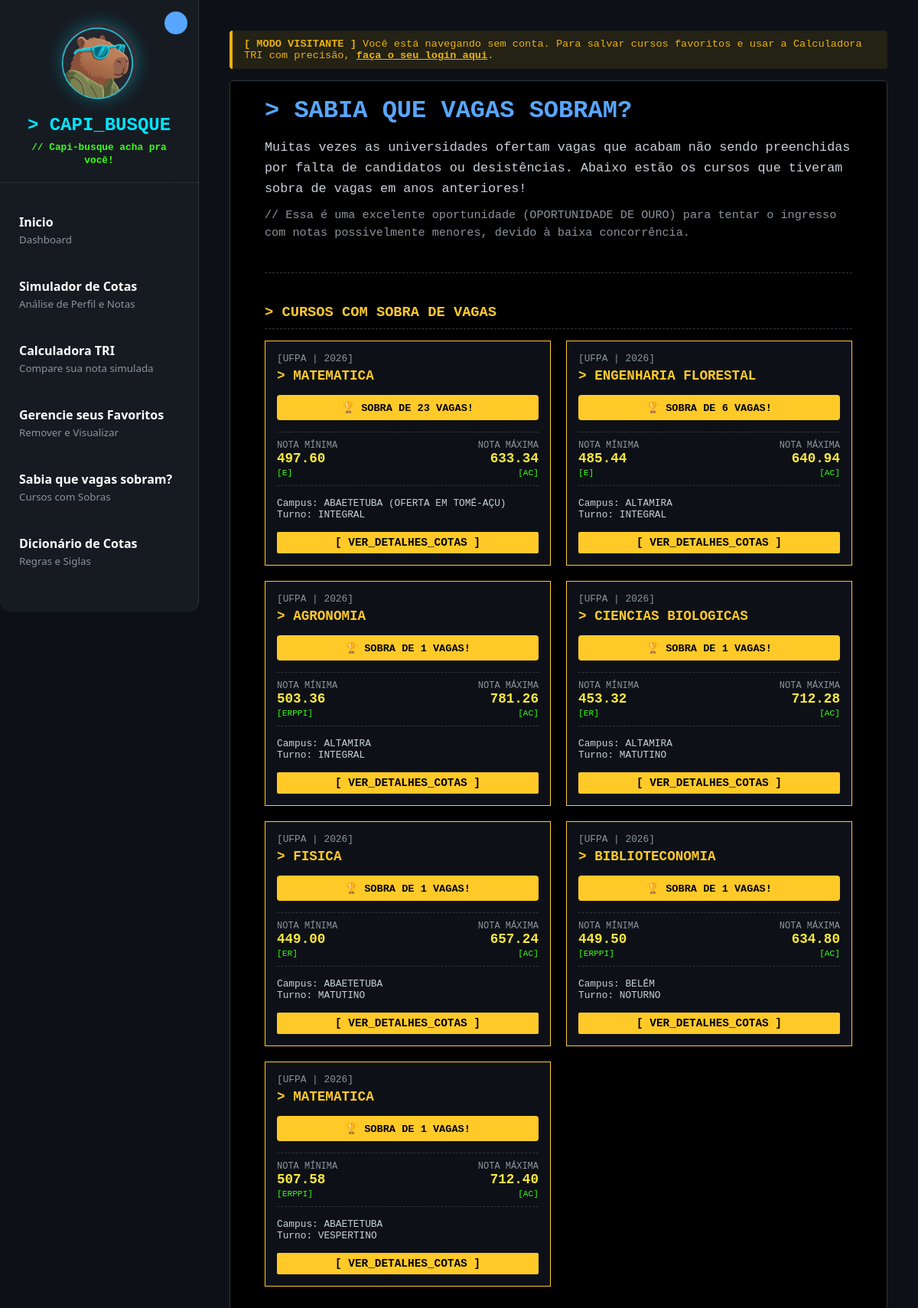
/sobras/, run on the app's committed database.
### cota_min_and_max_enem/models.py (models this page shows, shortened)
class CourseOffering(models.Model):
    institution = models.CharField(max_length=50)
    year_reference = models.IntegerField()
    course_name = models.CharField(max_length=200)
    campus = models.CharField(max_length=100)
    degree = models.CharField(max_length=100, blank=True, null=True)
    shift = models.CharField(max_length=50)
    total_spots_filled = models.IntegerField(default=0)
    leftover_spots = models.IntegerField(default=0)

class QuotaData(models.Model):
    course_offering = models.ForeignKey(CourseOffering, on_delete=models.CASCADE, related_name="quotas")
    quota_code = models.CharField(max_length=50)
    description = models.TextField(blank=True, null=True)
    spots = models.IntegerField(default=0)
    previous_cutoff = models.FloatField(null=True, blank=True)
    historical_max_score = models.FloatField(null=True, blank=True)

### vagas_sobrando/views.py (the view)
# urls.py: path('', views.sobras_view, name='vagas_sobrando_lista'),
def sobras_view(request):
    cursos_com_sobra = CourseOffering.objects.filter(leftover_spots__gt=0).order_by('-leftover_spots')
    for curso in cursos_com_sobra:
        quotas = curso.quotas.all()
        curso.min_quota = None
        curso.max_quota = None
        if quotas.exists():
            valid_min = [q for q in quotas if q.previous_cutoff is not None and q.previous_cutoff > 0]
            valid_max = [q for q in quotas if q.historical_max_score is not None and q.historical_max_score > 0]
            if valid_min:
                curso.min_quota = min(valid_min, key=lambda q: q.previous_cutoff)
            if valid_max:
                curso.max_quota = max(valid_max, key=lambda q: q.historical_max_score)
    return render(request, 'vagas_sobrando/sobras.html', {'cursos_com_sobra': cursos_com_sobra})

### vagas_sobrando/templates/vagas_sobrando/sobras.html
{% extends 'home/index.html' %}
{% block content %}
<div>
    <div style="margin-bottom: 40px; border-bottom: 1px dashed #30363d; padding-bottom: 20px;">
        <h1 style="color: #58a6ff; font-size: 2rem; margin-bottom: 10px; margin-top: 0;">> SABIA QUE VAGAS SOBRAM?</h1>
        <p style="color: #c9d1d9; font-size: 1.05rem; line-height: 1.6; margin-bottom: 10px;">
            Muitas vezes as universidades ofertam vagas que acabam não sendo preenchidas por falta de candidatos ou desistências.
            Abaixo estão os cursos que tiveram sobra de vagas em anos anteriores!
        </p>
        <p style="color: #8b949e; font-size: 0.95rem; line-height: 1.5; margin-top: 0; margin-bottom: 20px;">
            // Essa é uma excelente oportunidade (OPORTUNIDADE DE OURO) para tentar o ingresso com notas possivelmente menores, devido à baixa concorrência.
        </p>
    </div>
    <h3 style="color: #ffca28; margin-bottom: 15px; border-bottom: 1px dashed #30363d; padding-bottom: 10px;">> CURSOS COM SOBRA DE VAGAS</h3>
    <div class="card-grid" style="margin-bottom: 40px;">
        {% for curso in cursos_com_sobra %}
        <div style="border: 1px solid #ffca28; padding: 15px; background: #0d1117; display: flex; flex-direction: column; word-break: break-word; min-width: 0;">
            <div style="color: #8b949e; font-size: 0.8rem; margin-bottom: 5px;">[{{ curso.institution }} | {{ curso.year_reference }}]</div>
            <div style="color: #ffca28; font-weight: bold; margin-bottom: 15px; font-size: 1.1rem; flex-grow: 1;">> {{ curso.course_name }}</div>
            <div style="background-color: #ffca28; color: #000; padding: 8px; border-radius: 4px; font-size: 0.85rem; font-weight: bold; margin-bottom: 15px; text-align: center;">
                🏆 SOBRA DE {{ curso.leftover_spots }} VAGAS!
            </div>
            <div style="display: flex; justify-content: space-between; margin-bottom: 15px; border-top: 1px dashed #30363d; border-bottom: 1px dashed #30363d; padding: 10px 0;">
                <div>
                    <div style="color: #8b949e; font-size: 0.75rem;">NOTA MÍNIMA</div>
                    <div style="color: #ffeb3b; font-weight: bold; font-size: 1.1rem;">{{ curso.min_quota.previous_cutoff|default:"--"|floatformat:2 }}</div>
                    <div style="color: #39ff14; font-size: 0.7rem; margin-top: 3px;">[{{ curso.min_quota.quota_code|default:"--" }}]</div>
                </div>
                <div style="text-align: right;">
                    <div style="color: #8b949e; font-size: 0.75rem;">NOTA MÁXIMA</div>
                    <div style="color: #ffeb3b; font-weight: bold; font-size: 1.1rem;">{{ curso.max_quota.historical_max_score|default:"--"|floatformat:2 }}</div>
                    <div style="color: #39ff14; font-size: 0.7rem; margin-top: 3px;">[{{ curso.max_quota.quota_code|default:"--" }}]</div>
                </div>
            </div>
            <div style="font-size: 0.8rem; color: #c9d1d9; margin-bottom: 15px;">
                Campus: {{ curso.campus }}<br>Turno: {{ curso.shift }}
            </div>
            <div>
                <a href="/cotas/buscar/?curso={{ curso.course_name|urlencode }}" style="display: block; text-align: center; color: #000; background: #ffca28; text-decoration: none; font-size: 0.9rem; font-weight: bold; padding: 6px 0; border-radius: 2px;">[ VER_DETALHES_COTAS ]</a>
            </div>
        </div>
        {% empty %}
        <div style="color: #8b949e; font-size: 0.9rem;">Nenhuma vaga sobrando foi encontrada no momento.</div>
        {% endfor %}
    </div>
</div>
{% endblock %}

### templates/home/index.html (shortened to what this page needs)
{% load static %}
<!DOCTYPE html>
<html lang="en">
<head>
    <link rel="stylesheet" href="{% static 'home/index.css' %}">
</head>
<body>
    <label for="nav-toggle" class="toggle-button">
    </label>
    <aside class="sidebar">
        <div style="padding: 20px; text-align: center; border-bottom: 1px dashed #30363d; margin-top: 10px; margin-bottom: 15px;">
            <img src="{% static 'img/capibot.jpg' %}" alt="Capi-busque" style="width: 100px; height: 100px; border-radius: 50%; margin-bottom: 15px; object-fit: cover; box-shadow: 0 0 20px rgba(0, 229, 255, 0.3);">
            <h2 style="color: #00e5ff; margin: 0; font-family: 'Courier New', Courier, monospace; font-size: 1.5rem;">> CAPI_BUSQUE</h2>
            <div style="color: #39ff14; font-size: 0.8rem; margin-top: 8px; font-weight: bold; font-family: 'Courier New', Courier, monospace; line-height: 1.3;">// Capi-busque acha pra você!</div>
        </div>
        <nav class="menu-items" style="margin-top: 0;">
            <div class="item"><a href="{% url 'home' %}"><span>Inicio</span> <small>Dashboard</small></a></div>
            <div class="item"><a href="{% url 'buscar_cursos' %}"><span>Simulador de Cotas</span> <small>Análise de Perfil e Notas</small></a></div>
            <div class="item"><a href="{% url 'calculadora_index' %}"><span>Calculadora TRI</span> <small>Compare sua nota simulada</small></a></div>
            <div class="item"><a href="{% url 'listar_favoritos' %}"><span>Gerencie seus Favoritos</span> <small>Remover e Visualizar</small></a></div>
            <div class="item"><a href="{% url 'vagas_sobrando_lista' %}"><span>Sabia que vagas sobram?</span> <small>Cursos com Sobras</small></a></div>
            <div class="item"><a href="{% url 'regras_cotas' %}"><span>Dicionário de Cotas</span> <small>Regras e Siglas</small></a></div>
        </nav>
    </aside>
    <main class="content">
        {% if not request.user.is_authenticated %}
        <div style="background: rgba(234, 179, 8, 0.1); border-left: 4px solid #eab308; padding: 10px 15px; margin-bottom: 15px; color: #eab308; font-size: 0.85rem; border-radius: 4px; font-family: 'Courier New', Courier, monospace;">
            <strong>[ MODO VISITANTE ]</strong> Você está navegando sem conta. Para salvar cursos favoritos e usar a Calculadora TRI com precisão, <a href="{% url 'login' %}" style="color: #eab308; text-decoration: underline; font-weight: bold;">faça o seu login aqui</a>.
        </div>
        {% endif %}
        <section class="terminal-box">
           <main class="main-content">
        {% block content %}
        {% endblock %}
    </main>
        </section>
    </main>
</body>
</html>

### static/home/index.css (style rules this page uses)
:root { --bg-color: #0d1117; --accent-color: #58a6ff; --sidebar-width: 260px; --collapsed-width: 70px; }
* { box-sizing: border-box; }
html { overflow-x: hidden; }
body { margin: 0; padding: 0; width: 100%; font-family: 'Segoe UI', Tahoma, Geneva, Verdana, sans-serif; background: var(--bg-color); color: white; display: flex; min-height: 100vh; }
.sidebar { width: var(--sidebar-width); height: 100vh; background: #161b22; transition: all 0.4s cubic-bezier(0.175, 0.885, 0.32, 1.275); position: sticky; top: 0; overflow-y: auto; overflow-x: hidden; border-right: 1px solid #30363d; flex-shrink: 0; border-bottom-left-radius: 16px; border-bottom-right-radius: 16px; }
.menu-items { margin-top: 60px; padding: 10px; }
.item { padding: 15px; margin-bottom: 10px; border-radius: 8px; cursor: pointer; white-space: nowrap; transition: background 0.3s; }
.item span { font-weight: bold; display: block; }
.item small { color: #8b949e; }
.toggle-button { position: fixed; top: 15px; left: 215px; cursor: pointer; width: 30px; height: 30px; background: var(--accent-color); border-radius: 50%; z-index: 1001; transition: all 0.4s cubic-bezier(0.175, 0.885, 0.32, 1.275); }
.content { flex-grow: 1; padding: 40px; min-width: 0; }
.terminal-box { background: black; padding: 20px; border-radius: 5px; border: 1px solid #30363d; font-family: 'Courier New', Courier, monospace; color: #39ff14; }
.card-grid { display: grid; grid-template-columns: repeat(auto-fill, minmax(250px, 1fr)); gap: 20px; }
.item a { text-decoration: none; color: inherit; display: block; }
.main-content { width: 100%; max-width: 800px; margin: 0 auto; padding: 0 16px; box-sizing: border-box; }

### data on the page
CourseOffering: institution "UFPA", year_reference "2026", course_name "MATEMATICA", leftover_spots "23", min_quota.previous_cutoff "497.60", min_quota.quota_code "E", max_quota.historical_max_score "633.34", max_quota.quota_code "AC", campus "ABAETETUBA (OFERTA EM TOMÉ-AÇU)", shift "INTEGRAL"
CourseOffering: institution "UFPA", year_reference "2026", course_name "ENGENHARIA FLORESTAL", leftover_spots "6", min_quota.previous_cutoff "485.44", min_quota.quota_code "E", max_quota.historical_max_score "640.94", max_quota.quota_code "AC", campus "ALTAMIRA", shift "INTEGRAL"
CourseOffering: institution "UFPA", year_reference "2026", course_name "AGRONOMIA", leftover_spots "1", min_quota.previous_cutoff "503.36", min_quota.quota_code "ERPPI", max_quota.historical_max_score "781.26", max_quota.quota_code "AC", campus "ALTAMIRA", shift "INTEGRAL"
CourseOffering: institution "UFPA", year_reference "2026", course_name "CIENCIAS BIOLOGICAS", leftover_spots "1", min_quota.previous_cutoff "453.32", min_quota.quota_code "ER", max_quota.historical_max_score "712.28", max_quota.quota_code "AC", campus "ALTAMIRA", shift "MATUTINO"
CourseOffering: institution "UFPA", year_reference "2026", course_name "FISICA", leftover_spots "1", min_quota.previous_cutoff "449.00", min_quota.quota_code "ER", max_quota.historical_max_score "657.24", max_quota.quota_code "AC", campus "ABAETETUBA", shift "MATUTINO"
CourseOffering: institution "UFPA", year_reference "2026", course_name "BIBLIOTECONOMIA", leftover_spots "1", min_quota.previous_cutoff "449.50", min_quota.quota_code "ERPPI", max_quota.historical_max_score "634.80", max_quota.quota_code "AC", campus "BELÉM", shift "NOTURNO"
CourseOffering: institution "UFPA", year_reference "2026", course_name "MATEMATICA", leftover_spots "1", min_quota.previous_cutoff "507.58", min_quota.quota_code "ERPPI", max_quota.historical_max_score "712.40", max_quota.quota_code "AC", campus "ABAETETUBA", shift "VESPERTINO"
